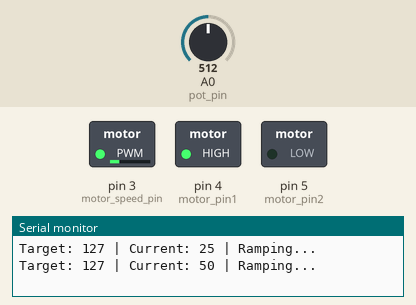
Recording of a sketch running on a simulated Arduino Uno, built with avr-gcc and run on an emulated ATmega328P. On the bench: switched loads named in the sketch (green lamp = pin HIGH), the last lines printed to the serial monitor. The inputs (shaded band) are chosen by the test bench; at power-on: A0 (pot_pin) = 512.

Above: at 1.2 s.
1.3 s: A0 (pot_pin) set to 795
At 2.32 s:
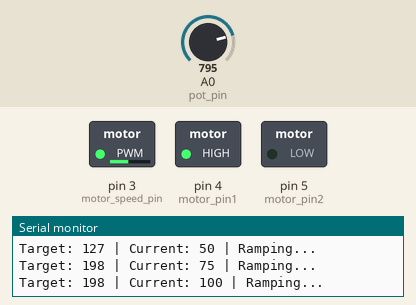
4.3 s: A0 (pot_pin) set to 815
At 4.9 s:
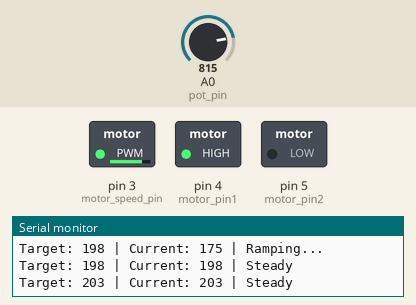
5.8 s: A0 (pot_pin) set to 716
At 5.96 s:
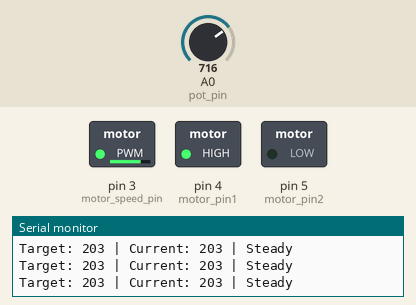
Timing chart, 0 to 8.8 s (numbered marks = the images above; inputs shaded):
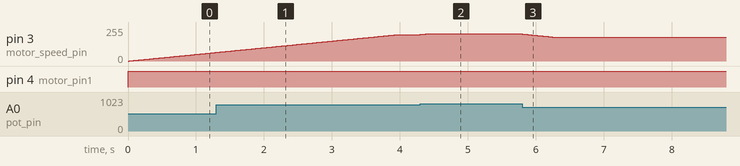

Measured:
- the behaviour switches between 806 and 807 on A0 (pot_pin) (found by bisection; images 1 and 2)
- after the input at 4.3 s, pin 3 (motor_speed_pin): 198/255 → 203/255 at once
- after the input at 5.8 s, pin 3 (motor_speed_pin): moves from 203/255 to 178/255 over 0.48 s, starting at once

The sketch:

motors_101.ino
```cpp
const int motor_pin1 = 4;
const int motor_pin2 = 5;
const int motor_speed_pin = 3;
const int pot_pin = A0;
uint32_t lastRamp = 0;
const int rampInterval = 20;
uint32_t lastDisplay = 0;
const int displayInterval = 500;
int currentSpeed = 0;
int targetSpeed = 0;

const int num_readings = 3;
int readings[num_readings];
int read_index = 0;
int total = 0;

void setup() {
  pinMode(motor_pin1,OUTPUT);
  pinMode(motor_speed_pin,OUTPUT);
  pinMode(motor_pin2,OUTPUT);
  Serial.begin(9600);
}

void updateMotorSpeed(){
  uint32_t now = millis();
  if (now - lastRamp >= rampInterval){
    lastRamp = now;
    if (currentSpeed < targetSpeed) currentSpeed++;
    else if (currentSpeed > targetSpeed) currentSpeed--;
  }
}

void setMotors(int pin1,int pin2,int speed){
  digitalWrite(motor_pin1,pin1);
  digitalWrite(motor_pin2,pin2);
  analogWrite(motor_speed_pin,speed);
}

int smoothRead(){
  total -= readings[read_index];
  readings[read_index] = map(analogRead(pot_pin),0,1023,0,255);
  total += readings[read_index];
  read_index = (read_index + 1) % num_readings;
  return total/num_readings;
}

void printDashboard(){
  uint32_t now = millis();
  if (now - lastDisplay >= displayInterval){
    lastDisplay = now;
    Serial.print("Target: ");
    Serial.print(targetSpeed);
    Serial.print(" | Current: ");
    Serial.print(currentSpeed);
    if (currentSpeed < targetSpeed){
      Serial.println(" | Ramping...");
    }
    else if (currentSpeed > targetSpeed) Serial.println(" | Braking");
    else Serial.println(" | Steady");
  }
}

void loop() {
  targetSpeed = smoothRead();
  updateMotorSpeed();
  setMotors(HIGH,LOW,currentSpeed);
  printDashboard();
}
```
